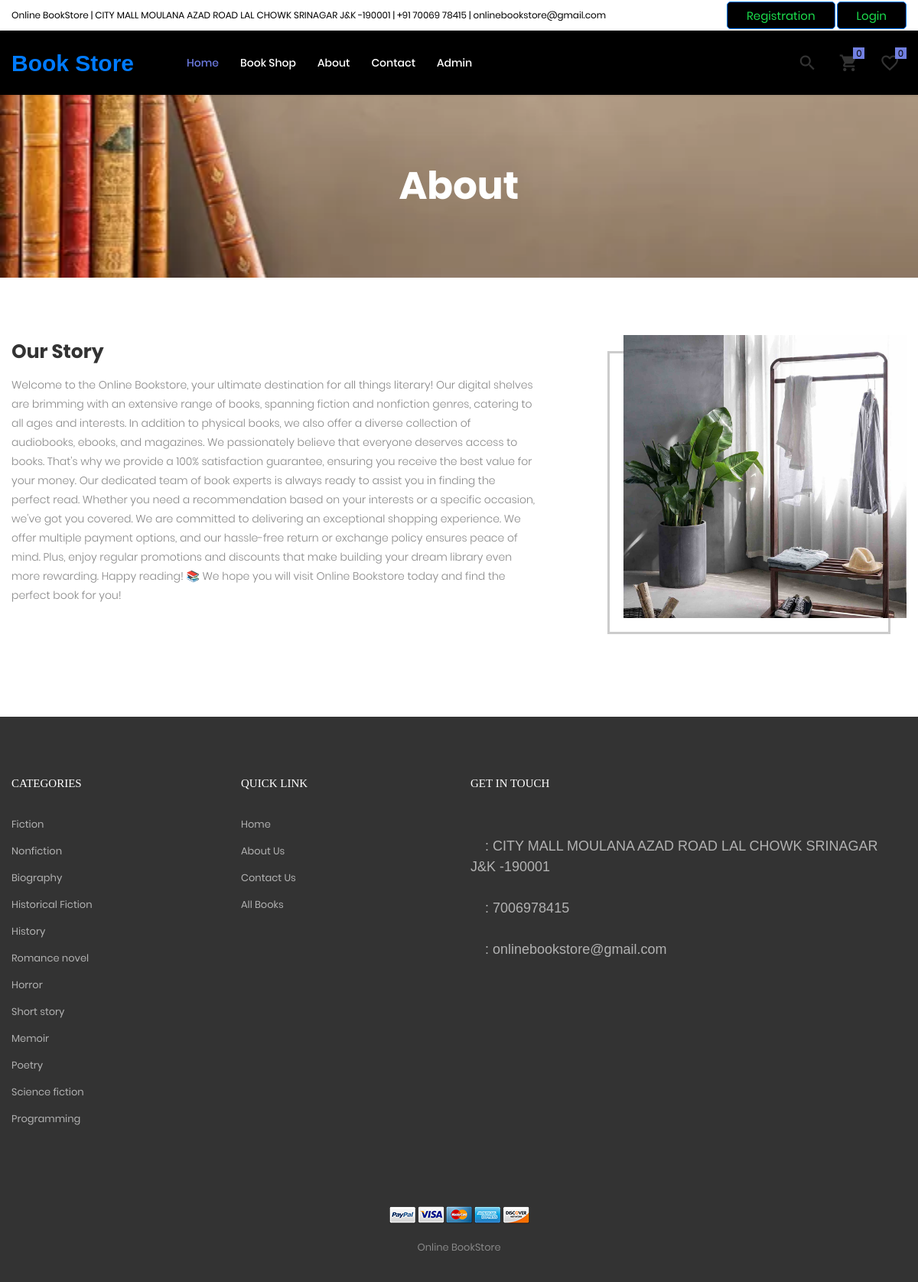
Page /about.php on the committed database.
### tables this page shows
CREATE TABLE `tblpage` (
  `ID` int(10) NOT NULL,
  `PageType` varchar(200) DEFAULT NULL,
  `PageTitle` varchar(200) DEFAULT NULL,
  `PageDescription` mediumtext DEFAULT NULL,
  `Email` varchar(200) DEFAULT NULL,
  `MobileNumber` bigint(10) DEFAULT NULL,
  `UpdationDate` timestamp NULL DEFAULT NULL ON UPDATE current_timestamp()
);

CREATE TABLE `category` (
  `id` int(11) NOT NULL,
  `categoryName` varchar(255) DEFAULT NULL,
  `categoryDescription` longtext DEFAULT NULL,
  `creationDate` timestamp NOT NULL DEFAULT current_timestamp(),
  `updationDate` timestamp NULL DEFAULT NULL ON UPDATE current_timestamp(),
  `createdBy` int(11) DEFAULT NULL
);

### about.php (the view, shortened to what this page needs)
<?php session_start();
include_once('includes/config.php');
?>
<!DOCTYPE html>
<html lang="en">
<head>
	<link rel="stylesheet" type="text/css" href="vendor/bootstrap/css/bootstrap.min.css">
	<link rel="stylesheet" type="text/css" href="fonts/font-awesome-4.7.0/css/font-awesome.min.css">
	<link rel="stylesheet" type="text/css" href="fonts/iconic/css/material-design-iconic-font.min.css">
	<link rel="stylesheet" type="text/css" href="fonts/linearicons-v1.0.0/icon-font.min.css">
	<link rel="stylesheet" type="text/css" href="vendor/animate/animate.css">
	<link rel="stylesheet" type="text/css" href="vendor/css-hamburgers/hamburgers.min.css">
	<link rel="stylesheet" type="text/css" href="vendor/animsition/css/animsition.min.css">
	<link rel="stylesheet" type="text/css" href="vendor/select2/select2.min.css">
	<link rel="stylesheet" type="text/css" href="vendor/perfect-scrollbar/perfect-scrollbar.css">
	<link rel="stylesheet" type="text/css" href="css/util.css">
	<link rel="stylesheet" type="text/css" href="css/main.css">
</head>
<body class="animsition">
	<?php include_once('includes/header.php');?>
	<section class="bg-img1 txt-center p-lr-15 p-tb-92" style="background-image: url('images/bg-01.jpg');">
		<h2 class="ltext-105 cl0 txt-center">
			About
		</h2>
	</section>
	<section class="bg0 p-t-75 p-b-120">
		<div class="container">
			<div class="row p-b-148">
				<div class="col-md-7 col-lg-8">
					<div class="p-t-7 p-r-85 p-r-15-lg p-r-0-md">
						<?php
$ret=mysqli_query($con,"select * from  tblpage where PageType='aboutus'");
while ($row=mysqli_fetch_array($ret)) {
?>
						<h3 class="mtext-111 cl2 p-b-16">
							Our Story
						</h3>
						<p class="stext-113 cl6 p-b-26">
							<?php  echo $row['PageDescription'];?>
						</p>
					</div>
				</div><?php } ?>
				<div class="col-11 col-md-5 col-lg-4 m-lr-auto">
					<div class="how-bor1 ">
						<div class="hov-img0">
							<img src="images/about-01.jpg" alt="IMG">
						</div>
					</div>
				</div>
			</div>
		</div>
	</section>
		<?php include_once('includes/footer.php'); ?>
</body>
</html>

### includes/footer.php (shortened to what this page needs)
<footer class="bg7 p-t-75 p-b-32">
        <div class="container">
            <div class="row">
                <div class="col-sm-6 col-lg-3 p-b-50">
                    <h4 class="stext-301 cl0 p-b-30">
                        Categories
                    </h4>
<?php $query=mysqli_query($con,"select category.id as catid,category.categoryName from category ");
while($row=mysqli_fetch_array($query))
{
?>
                    <ul>
                        <li class="p-b-10">
                            <a href="categorywise-books.php?cid=<?php echo htmlentities($row['catid']);?>" class="stext-107 cl7 hov-cl1 trans-04">
                                <?php echo htmlentities($row['categoryName']);?>
                            </a>
                        </li>
                    </ul><?php } ?>
                </div>
                <div class="col-sm-6 col-lg-3 p-b-50">
                    <h4 class="stext-301 cl0 p-b-30">
                        Quick Link
                    </h4>
                    <ul>
                         <li class="p-b-10">
                            <a href="index.php" class="stext-107 cl7 hov-cl1 trans-04">
                                Home
                            </a>
                        </li>
                        <li class="p-b-10">
                            <a href="about.php" class="stext-107 cl7 hov-cl1 trans-04">
                                About Us
                            </a>
                        </li>
                        <li class="p-b-10">
                            <a href="contact.php" class="stext-107 cl7 hov-cl1 trans-04">
                                Contact Us
                            </a>
                        </li>
                        <li class="p-b-10">
                            <a href="book-shop.php" class="stext-107 cl7 hov-cl1 trans-04">
                                All Books
                            </a>
                        </li>
                    </ul>
                </div>
                <div class="col-sm-6 col-lg-6 p-b-50">
                    <h4 class="stext-301 cl0 p-b-30">
                        GET IN TOUCH
                    </h4>
<?php
$ret=mysqli_query($con,"select * from  tblpage where PageType='contactus'");
while ($row=mysqli_fetch_array($ret)) {
?>
                    <div class="p-t-27">
                        <a href="#" class="fs-18 cl7 hov-cl1 trans-04 m-r-16">
                            <span class="lnr lnr-map-marker"></span> : <?php  echo $row['PageDescription'];?>
                        </a>
                    </div>
                    <div class="p-t-27">
                        <a href="#" class="fs-18 cl7 hov-cl1 trans-04 m-r-16">
                            <span class="lnr lnr-phone-handset"></span> : <?php  echo $row['MobileNumber'];?>
                        </a>
                    </div>
                    <div class="p-t-27">
                        <a href="#" class="fs-18 cl7 hov-cl1 trans-04 m-r-16">
                            <span class="lnr lnr-envelope"></span> : <?php  echo $row['Email'];?>
                        </a>
                    </div><?php } ?>
                </div>
            </div>
            <div class="p-t-40">
                <div class="flex-c-m flex-w p-b-18">
                    <a href="#" class="m-all-1">
                        <img src="images/icons/icon-pay-01.png" alt="ICON-PAY">
                    </a>
                    <a href="#" class="m-all-1">
                        <img src="images/icons/icon-pay-02.png" alt="ICON-PAY">
                    </a>
                    <a href="#" class="m-all-1">
                        <img src="images/icons/icon-pay-03.png" alt="ICON-PAY">
                    </a>
                    <a href="#" class="m-all-1">
                        <img src="images/icons/icon-pay-04.png" alt="ICON-PAY">
                    </a>
                    <a href="#" class="m-all-1">
                        <img src="images/icons/icon-pay-05.png" alt="ICON-PAY">
                    </a>
                </div>
                <p class="stext-107 cl6 txt-center">
Online BookStore
                </p>
            </div>
        </div>
    </footer>

### css/main.css (style rules this page uses)
.container { max-width: 1380px; }
@media (max-width: 1600px) { .container { max-width: 1200px; } }
.cl0 { color: #fff; }
.cl2 { color: #333; }
.cl6 { color: #888; }
.cl7 { color: #b2b2b2; }
.stext-107 { font-family: Poppins-Regular; font-size: 13px; line-height: 1.923; }
.stext-113 { font-family: Poppins-Light; font-size: 14px; line-height: 1.7857; }
.stext-301 { font-family: Montserrat-Bold; font-size: 15px; line-height: 1.6; text-transform: uppercase; }
.mtext-111 { font-family: Poppins-Bold; font-size: 25px; line-height: 1.2; }
.ltext-105 { font-family: Poppins-Bold; font-size: 50px; line-height: 1.1; }
.bg0 { background-color: #fff; }
.bg7 { background-color: #333; }
.bg-img1 { background-size: cover; background-position: center center; background-repeat: no-repeat; }
.how-bor2, .how-bor1 { position: relative; z-index: 1; }
.how-bor2::before, .how-bor1::before { content: ""; display: block; position: absolute; z-index: -1; width: 100%; height: 100%; border: 3px solid #ccc; }
.how-bor1::before { bottom: -21px; left: -21px; }
.hov-img0 { display: block; overflow: hidden; }
.hov-img0 img { width: 100%; -webkit-transition: transform 0.9s ease; -o-transition: transform 0.9s ease; -moz-transition: transform 0.9s ease; transition: transform 0.9s ease; }

### rows in the picture
tblpage: PageDescription "Welcome to the Online Bookstore, your ultimate destination for all things literary! Our digital shelves are brimming with an extensive range of books, spanning fiction and nonfiction genres, catering to all ages and interests. In addition to physical books, we also offer a diverse collection of audiobooks, ebooks, and magazines. We passionately believe that everyone deserves access to books. That's why we provide a 100% satisfaction guarantee, ensuring you receive the best value for your money. Our dedicated team of book experts is always ready to assist you in finding the perfect read. Whether you need a recommendation based on your interests or a specific occasion, we've got you covered.…"
category: categoryName "Fiction"
category: categoryName "Nonfiction"
category: categoryName "Biography"
category: categoryName "Historical Fiction"
category: categoryName "History"
category: categoryName "Romance novel"
category: categoryName "Horror"
category: categoryName "Short story"
category: categoryName "Memoir"
category: categoryName "Poetry"
category: categoryName "Science fiction"
category: categoryName "Programming"
tblpage: PageDescription "CITY MALL MOULANA AZAD ROAD LAL CHOWK SRINAGAR J&K -190001", MobileNumber "7006978415", Email "onlinebookstore@gmail.com"
